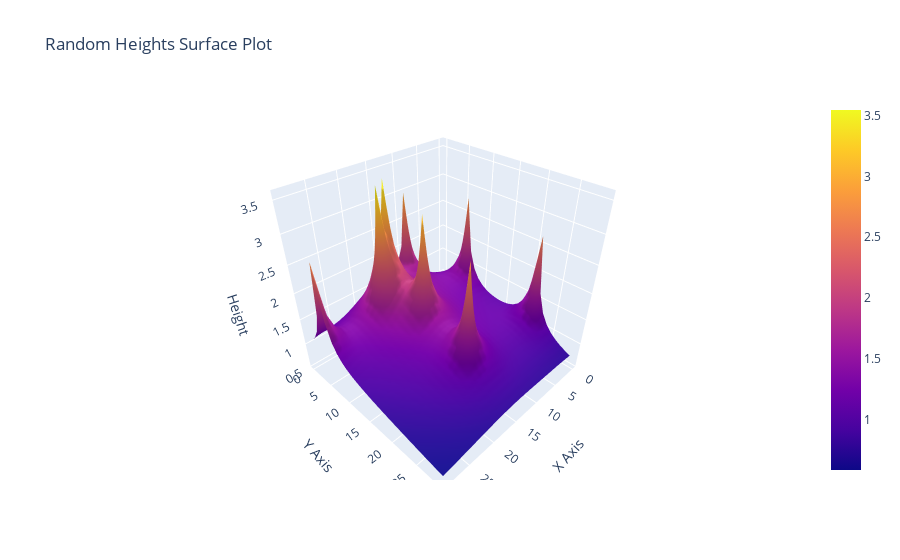

The code cell stored with this chart in its notebook:
### Markdown cell above
### OPTIONAL. Visualize potential grid

### Code cell
# Calculate potential in each point
whole_potential_grid = np.zeros(ROOM_SIZE)
for i in range(ROOM_SIZE[0]):
    for j in range(ROOM_SIZE[1]):
        whole_potential_grid[i, j] = grid.calculate_potential_in_point((i, j))
visualize_grid(whole_potential_grid)
plt.show()

### Figure 1 — Plotly figure (JSON) as saved in the notebook; plotly's stock layout.template omitted (floating-point values rounded to 4 significant figures; data arrays with more than 128 entries replaced by an {"elided": "..."} marker saying what was removed)
{"data": [{"type": "surface", "x": {"elided": "30x30 int values"}, "y": {"elided": "30x30 int values"}, "z": {"elided": "30x30 float values"}}], "layout": {"scene": {"xaxis": {"title": {"text": "X Axis"}}, "yaxis": {"title": {"text": "Y Axis"}}, "zaxis": {"title": {"text": "Height"}}}, "title": {"text": "Random Heights Surface Plot"}}}
